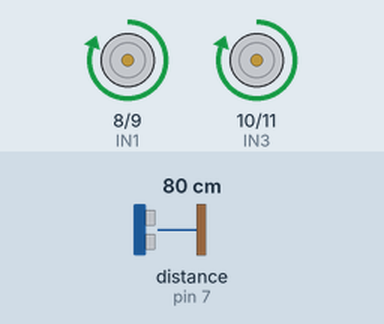
Recording of a sketch running on a simulated Arduino Uno, built with avr-gcc and run on an emulated ATmega328P. Parts: motor-driver pin pairs drawn as motors (green arrow = first pin HIGH = forward, orange = second pin HIGH = backward, longer = more drive). Wiring (inferred from the names in the program): ultrasonic range finder: trigger pin 6; echo pin 7. The inputs (shaded band) are chosen by the test bench; at power-on: distance to the obstacle (sensor on pin 7) 80 cm. The echo pulse lasts 58.3 µs per cm.

Above: at 1.2 s.
1.3 s: distance to the obstacle (sensor on pin 7) set to 23 cm
2.8 s: distance to the obstacle (sensor on pin 7) set to 20 cm
At 3.3 s:
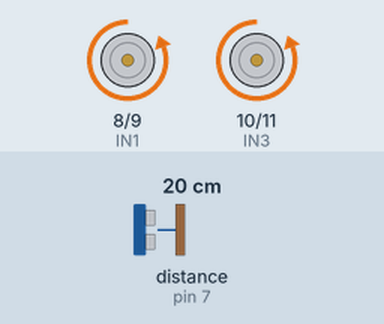
At 4.1 s:
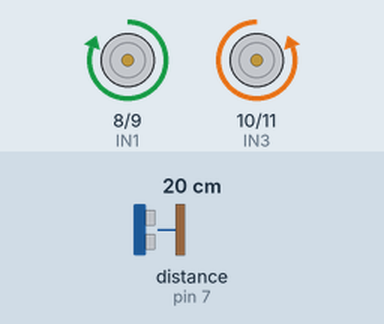
Timing chart, 0 to 11.8 s (numbered marks = the images above; inputs shaded):
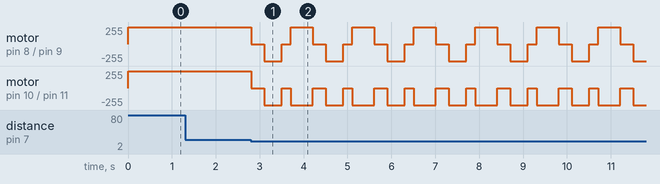

The sketch:

smart-car.ino
```cpp
// ===== Pin Definitions =====
#define IN1 8
#define IN2 9
#define IN3 10
#define IN4 11

#define TRIG_PIN 6
#define ECHO_PIN 7

// ===== Parameters =====
#define OBSTACLE_DISTANCE 20   // cm
#define TURN_DELAY 500         // ms
#define STOP_DELAY 300         // ms

// ===== Setup =====
void setup() {
  pinMode(IN1, OUTPUT);
  pinMode(IN2, OUTPUT);
  pinMode(IN3, OUTPUT);
  pinMode(IN4, OUTPUT);

  pinMode(TRIG_PIN, OUTPUT);
  pinMode(ECHO_PIN, INPUT);

  stopCar();
}

// ===== Main Loop =====
void loop() {
  long distance = getDistance();

  if (distance > 0 && distance <= OBSTACLE_DISTANCE) {
    stopCar();
    delay(STOP_DELAY);

    moveBackward();
    delay(400);

    stopCar();
    delay(200);

    turnRight();     // you can change to turnLeft()
    delay(TURN_DELAY);

    stopCar();
  } else {
    moveForward();
  }
}

// ===== Ultrasonic Function =====
long getDistance() {
  digitalWrite(TRIG_PIN, LOW);
  delayMicroseconds(2);
  digitalWrite(TRIG_PIN, HIGH);
  delayMicroseconds(10);
  digitalWrite(TRIG_PIN, LOW);

  long duration = pulseIn(ECHO_PIN, HIGH, 30000); // timeout ~5m
  if (duration == 0) return -1;

  return duration * 0.034 / 2;
}

// ===== Motor Control =====
void moveForward() {
  digitalWrite(IN1, HIGH);
  digitalWrite(IN2, LOW);
  digitalWrite(IN3, HIGH);
  digitalWrite(IN4, LOW);
}

void moveBackward() {
  digitalWrite(IN1, LOW);
  digitalWrite(IN2, HIGH);
  digitalWrite(IN3, LOW);
  digitalWrite(IN4, HIGH);
}

void turnRight() {
  digitalWrite(IN1, HIGH);
  digitalWrite(IN2, LOW);
  digitalWrite(IN3, LOW);
  digitalWrite(IN4, HIGH);
}

void turnLeft() {
  digitalWrite(IN1, LOW);
  digitalWrite(IN2, HIGH);
  digitalWrite(IN3, HIGH);
  digitalWrite(IN4, LOW);
}

void stopCar() {
  digitalWrite(IN1, LOW);
  digitalWrite(IN2, LOW);
  digitalWrite(IN3, LOW);
  digitalWrite(IN4, LOW);
}
```

Measured:
- the behaviour switches between 22 and 21 cm on distance to the obstacle (sensor on pin 7) (found by bisection; images 0 and 1)
- after the input at 1.3 s, every drawn part: stays the same
